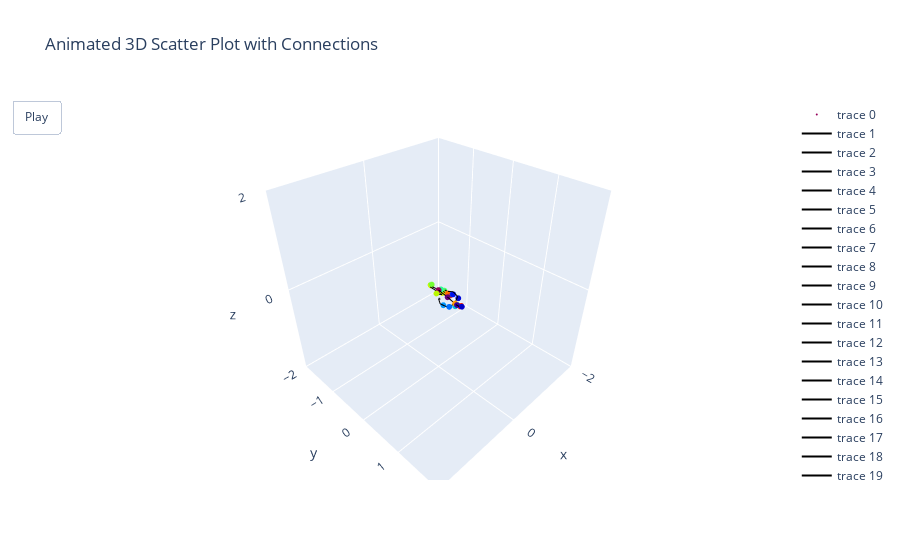

This figure's notebook cell:
### Code cell
render_video(model(val_data[0][0][2][:, :, :3].unsqueeze(0).to(device), val_data[0][0][2][:, :, 3:].unsqueeze(0).to(device)).squeeze(0).cpu().detach().numpy())

### Figure 1 — Plotly figure (JSON) as saved in the notebook; plotly's stock layout.template omitted (floating-point values rounded to 4 significant figures)
{"data": [{"marker": {"color": [1, 2, 3, 4, 5, 6, 7, 8, 9, 10, 11, 12, 13, 14, 15, 16, 17, 18, 19, 20, 21, 22, 23, 24, 25], "colorscale": [[0, "rgb(150,0,90)"], [0.125, "rgb(0,0,200)"], [0.25, "rgb(0,25,255)"], [0.375, "rgb(0,152,255)"], [0.5, "rgb(44,255,150)"], [0.625, "rgb(151,255,0)"], [0.75, "rgb(255,234,0)"], [0.875, "rgb(255,111,0)"], [1, "rgb(255,0,0)"]], "size": 2}, "mode": "markers", "type": "scatter3d", "x": [-0.001177, -0.002578, -0.00947, -0.02981, -0.1355, -0.1603, -0.2062, -0.1963, 0.09089, 0.06382, -0.09272, -0.1435, -0.06, -0.2518, -0.2062, -0.2369, 0.05831, -0.1871, -0.2221, -0.2599, -0.002205, -0.1758, -0.1944, -0.1818, -0.1742], "y": [-0.002072, 0.2357, 0.469, 0.5728, 0.3832, 0.2278, 0.1668, 0.1772, 0.3679, 0.1906, 0.3501, 0.3575, 0.003849, -0.09291, -0.4011, -0.4659, -0.0001003, -0.08466, -0.4338, -0.4783, 0.4283, 0.07116, 0.1312, 0.4218, 0.4033], "z": [-3.516e-05, -0.04596, -0.1083, -0.1003, -0.06145, -0.06215, -0.121, -0.1035, -0.1485, -0.2205, -0.2443, -0.2349, -0.01073, -0.1844, -0.1686, -0.2264, -0.04881, -0.2041, -0.205, -0.2564, -0.08908, -0.1311, -0.1523, -0.2437, -0.2621]}, {"line": {"color": "black", "width": 2}, "mode": "lines", "type": "scatter3d", "x": [-0.001612, -0.002497], "y": [-0.0007874, 0.2345], "z": [-0.00192, -0.04446]}, {"line": {"color": "black", "width": 2}, "mode": "lines", "type": "scatter3d", "x": [-0.002497, -0.005304], "y": [0.2345, 0.4154], "z": [-0.04446, -0.09591]}, {"line": {"color": "black", "width": 2}, "mode": "lines", "type": "scatter3d", "x": [-0.005304, 0.001989], "y": [0.4154, 0.4624], "z": [-0.09591, -0.1012]}, {"line": {"color": "black", "width": 2}, "mode": "lines", "type": "scatter3d", "x": [0.001989, -0.01153], "y": [0.4624, 0.564], "z": [-0.1012, -0.1123]}, {"line": {"color": "black", "width": 2}, "mode": "lines", "type": "scatter3d", "x": [-0.005304, 0.102], "y": [0.4154, 0.3563], "z": [-0.09591, -0.1655]}, {"line": {"color": "black", "width": 2}, "mode": "lines", "type": "scatter3d", "x": [0.102, 0.1159], "y": [0.3563, 0.1589], "z": [-0.1655, -0.1787]}, {"line": {"color": "black", "width": 2}, "mode": "lines", "type": "scatter3d", "x": [0.1159, -0.01441], "y": [0.1589, -0.0134], "z": [-0.1787, -0.2187]}, {"line": {"color": "black", "width": 2}, "mode": "lines", "type": "scatter3d", "x": [-0.01441, -0.04746], "y": [-0.0134, -0.03362], "z": [-0.2187, -0.2467]}, {"line": {"color": "black", "width": 2}, "mode": "lines", "type": "scatter3d", "x": [-0.04746, -0.08037], "y": [-0.03362, -0.06108], "z": [-0.2467, -0.2532]}, {"line": {"color": "black", "width": 2}, "mode": "lines", "type": "scatter3d", "x": [-0.04746, -0.07021], "y": [-0.03362, -0.01761], "z": [-0.2467, -0.2607]}, {"line": {"color": "black", "width": 2}, "mode": "lines", "type": "scatter3d", "x": [-0.005304, -0.1189], "y": [0.4154, 0.386], "z": [-0.09591, -0.01019]}, {"line": {"color": "black", "width": 2}, "mode": "lines", "type": "scatter3d", "x": [-0.1189, -0.1572], "y": [0.386, 0.2327], "z": [-0.01019, -0.001792]}, {"line": {"color": "black", "width": 2}, "mode": "lines", "type": "scatter3d", "x": [-0.1572, -0.1892], "y": [0.2327, 0.08465], "z": [-0.001792, -0.08289]}, {"line": {"color": "black", "width": 2}, "mode": "lines", "type": "scatter3d", "x": [-0.1892, -0.1966], "y": [0.08465, 0.05023], "z": [-0.08289, -0.1009]}, {"line": {"color": "black", "width": 2}, "mode": "lines", "type": "scatter3d", "x": [-0.1966, -0.1977], "y": [0.05023, -0.02666], "z": [-0.1009, -0.1119]}, {"line": {"color": "black", "width": 2}, "mode": "lines", "type": "scatter3d", "x": [-0.1966, -0.1969], "y": [0.05023, 0.05965], "z": [-0.1009, -0.1005]}, {"line": {"color": "black", "width": 2}, "mode": "lines", "type": "scatter3d", "x": [-0.001612, 0.0559], "y": [-0.0007874, 0.002212], "z": [-0.00192, -0.06086]}, {"line": {"color": "black", "width": 2}, "mode": "lines", "type": "scatter3d", "x": [0.0559, -0.1544], "y": [0.002212, -0.05539], "z": [-0.06086, -0.214]}, {"line": {"color": "black", "width": 2}, "mode": "lines", "type": "scatter3d", "x": [-0.1544, -0.1692], "y": [-0.05539, -0.3993], "z": [-0.214, -0.2095]}, {"line": {"color": "black", "width": 2}, "mode": "lines", "type": "scatter3d", "x": [-0.1692, -0.2117], "y": [-0.3993, -0.4652], "z": [-0.2095, -0.2536]}, {"line": {"color": "black", "width": 2}, "mode": "lines", "type": "scatter3d", "x": [-0.001612, -0.0544], "y": [-0.0007874, -0.0004113], "z": [-0.00192, -0.001004]}, {"line": {"color": "black", "width": 2}, "mode": "lines", "type": "scatter3d", "x": [-0.0544, -0.2201], "y": [-0.0004113, -0.05159], "z": [-0.001004, -0.1939]}, {"line": {"color": "black", "width": 2}, "mode": "lines", "type": "scatter3d", "x": [-0.2201, -0.198], "y": [-0.05159, -0.3711], "z": [-0.1939, -0.2055]}, {"line": {"color": "black", "width": 2}, "mode": "lines", "type": "scatter3d", "x": [-0.198, -0.2507], "y": [-0.3711, -0.432], "z": [-0.2055, -0.2532]}], "layout": {"scene": {"xaxis": {"range": [-2.001, 1.999]}, "yaxis": {"range": [-2.002, 1.998]}, "zaxis": {"range": [-2.0, 2.0]}}, "sliders": [{}], "title": {"text": "Animated 3D Scatter Plot with Connections"}, "updatemenus": [{"buttons": [{"args": [null, {"frame": {"duration": 100, "redraw": true}, "fromcurrent": true}], "label": "Play", "method": "animate"}], "showactive": false, "type": "buttons"}]}}
